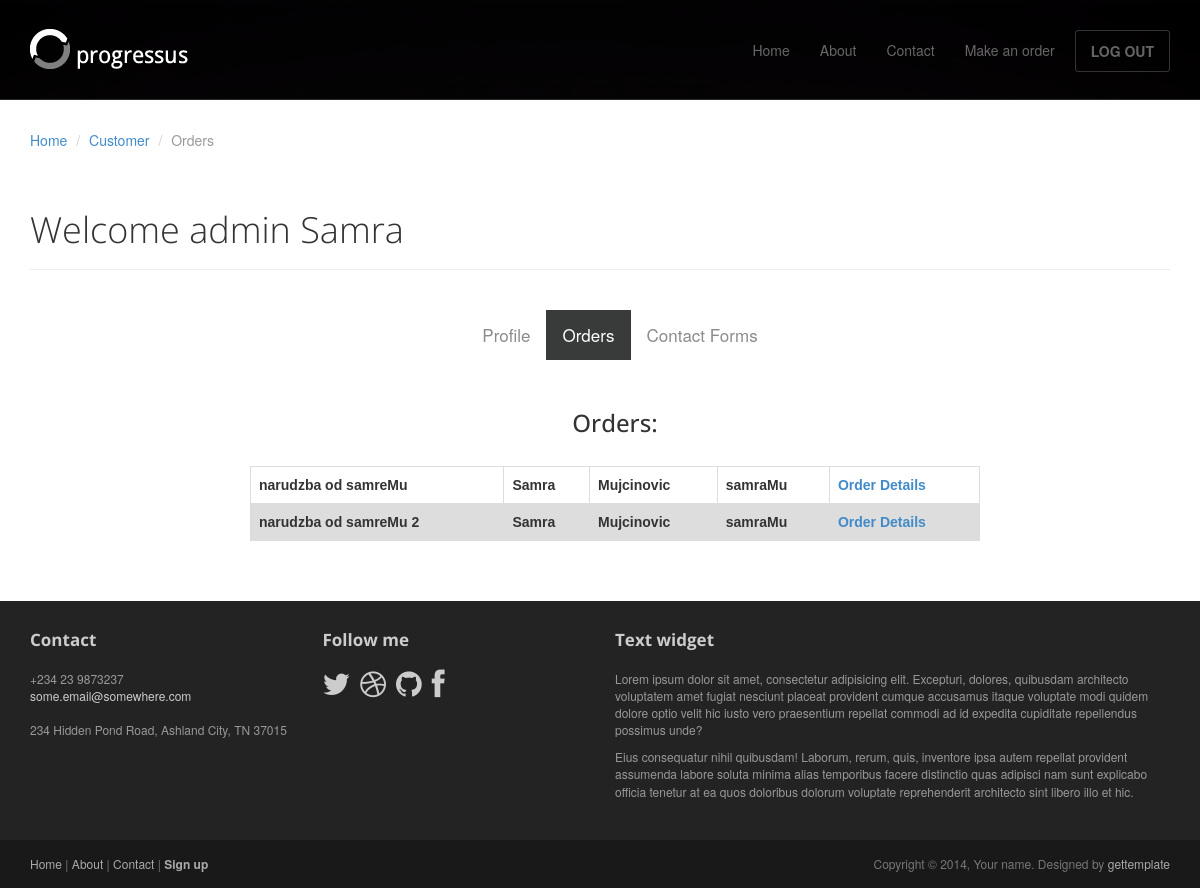
/listOrders/ (signed in), run on the app's committed database.
### printStudioApp/models.py (models this page shows, shortened)
class Order(models.Model):
    userID = models.ForeignKey(User, related_name="orders", on_delete=models.CASCADE)
    orderCode = models.CharField(max_length=15, blank=False)
    title = models.FileField(upload_to='media')
    print_type = models.CharField(max_length=10)
    bind_type = models.CharField(max_length=10)
    number_of_copies = models.IntegerField()
    color = models.CharField(max_length=20)
    created_at = models.DateTimeField(auto_now_add=False)
    class Meta:
        db_table = "printStudioApp_order"

### printStudioApp/decorators.py (the view)
        def wrapper_func(request, *args, **kwargs):
            group = None
            if request.user.groups.exists():
                group = request.user.groups.all()[0].name
            if group in allowed_roles:
                return view_func(request, *args, **kwargs)
            else:
                return HttpResponse('You are not authorized to view this page')

### printStudioApp/views.py (called while the page is built)
@unauthenticated_user
@login_required(login_url='login')
@allowed_users(['customer','admin'])
def listOrders(request):
    context = {}
    orders = Order.objects.all()
    if request.user.groups.all()[0].name == "admin":
        context = {'orders': orders }
    else:
        my_Orders = Order.objects.filter(userID = request.user.pk)
        context = {'orders':my_Orders }
    return render(request, 'listOrders.html', context)

### printStudioApp/templates/listOrders.html (shortened to what this page needs)
{% load static %}
<!DOCTYPE html>
<html lang="en">
<head>
	<link rel="stylesheet" href={% static 'css/bootstrap.min.css' %}>
	<link rel="stylesheet" href={% static 'css/font-awesome.min.css' %}>
	<link rel="stylesheet" href={% static 'css/bootstrap-theme.css' %} media="screen" >
	<link rel="stylesheet" href={% static 'css/main.css' %}>
</head>
<body>
	<div class="navbar navbar-inverse navbar-fixed-top headroom" >
		<div class="container">
			<div class="navbar-header">
				<a class="navbar-brand" href={% url 'home' %}><img src={% static 'images/logo.png' %} alt="Progressus HTML5 template"></a>
			</div>
			<div class="navbar-collapse collapse">
				<ul class="nav navbar-nav pull-right">
					<li><a href={% url 'home' %}>Home</a></li>
					<li><a href={% url 'about' %}>About</a></li>
					<li><a href={% url 'contactForm' %}>Contact</a></li>
					{% if request.user.is_authenticated %}
                    <li><a href={% url 'order' %}>Make an order</a></li>
						<li><a class="btn" href={% url 'logout' %}>LOG OUT</a></li>
					{% else %}
						<li><a href={% url 'login' %}>Make an order</a></li>
						<li><a class="btn" href={% url 'login' %}>SIGN IN / SIGN UP</a></li>
					{% endif %}
				</ul>
			</div>
		</div>
	</div>
	<header id="head" class="secondary"></header>
	<div class="container">
		<ol class="breadcrumb">
			<li><a href={% url 'home' %}>Home</a></li>
            {% if request.user.groups.all.0.name == "admin"%}
            <li><a href={% url 'adminn' %}>Admin</a></li>
            {% else %}
            <li><a href={% url 'customer' %}>Customer</a></li>
            {% endif %}
			<li class="active">Orders</li>
		</ol>
		  <br>
        <header class="page-header">
            <h1 class="page-title">Welcome admin {{request.user.first_name}}</h1>
        </header>
		<br>
		<div class="topnav justify-content-center">
			<ul class="navbar-nav abs-center-x">
				<li class="nav-item">
					<a href={% url 'userProfile' user.id %}>Profile</a>
				</li>
				<li class="nav-item">
					<a class="onCenter active" href={% url 'listOrders' %}>Orders</a>
				</li>
				<li class="nav-item">
					<a class="onCenter" href={% url 'listContactForms' %}>Contact Forms</a>
				</li>
			</ul>
		  </div>
        <br>
		<div class="container">
            <div class="col-sm-2 point-1">
            </div>
              <div class="col-sm-8 point-1">
                <h3>Orders:</h3>
                    <br>
                    <table>
                        {% for order in orders %}
                        <tr>
                            <th> {{ order.orderCode }} </th>
                            <th> {{ order.userID.first_name }} </th>
                            <th> {{ order.userID.last_name }} </th>
                            <th> {{ order.userID.username }} </th>
                            <th> <a href="{% url 'viewOrder' order.id %}">Order Details</a> </th>
                        </tr>
                        {% endfor %}
                    </table>
              </div>
              <div class="col-sm-2 point-1">
            </div>
        </div>
	</div>
	<footer id="footer" class="top-space">
		<div class="footer1">
			<div class="container">
				<div class="row">
					<div class="col-md-3 widget">
						<h3 class="widget-title">Contact</h3>
						<div class="widget-body">
							<p>+234 23 9873237<br>
								<a href="mailto:#">some.email@somewhere.com</a><br>
								<br>
								234 Hidden Pond Road, Ashland City, TN 37015
							</p>
						</div>
					</div>
					<div class="col-md-3 widget">
						<h3 class="widget-title">Follow me</h3>
						<div class="widget-body">
							<p class="follow-me-icons clearfix">
								<a href=""><i class="fa fa-twitter fa-2"></i></a>
								<a href=""><i class="fa fa-dribbble fa-2"></i></a>
								<a href=""><i class="fa fa-github fa-2"></i></a>
								<a href=""><i class="fa fa-facebook fa-2"></i></a>
							</p>
						</div>
					</div>
					<div class="col-md-6 widget">
						<h3 class="widget-title">Text widget</h3>
						<div class="widget-body">
							<p>Lorem ipsum dolor sit amet, consectetur adipisicing elit. Excepturi, dolores, quibusdam architecto voluptatem amet fugiat nesciunt placeat provident cumque accusamus itaque voluptate modi quidem dolore optio velit hic iusto vero praesentium repellat commodi ad id expedita cupiditate repellendus possimus unde?</p>
							<p>Eius consequatur nihil quibusdam! Laborum, rerum, quis, inventore ipsa autem repellat provident assumenda labore soluta minima alias temporibus facere distinctio quas adipisci nam sunt explicabo officia tenetur at ea quos doloribus dolorum voluptate reprehenderit architecto sint libero illo et hic.</p>
						</div>
					</div>
				</div>
			</div>
		</div>
		<div class="footer2">
			<div class="container">
				<div class="row">
					<div class="col-md-6 widget">
						<div class="widget-body">
							<p class="simplenav">
								<a href="#">Home</a> |
								<a href={% url 'about' %}>About</a> |
								<a href={% url 'contactForm' %}>Contact</a> |
								<b><a href={% url 'register' %}>Sign up</a></b>
							</p>
						</div>
					</div>
					<div class="col-md-6 widget">
						<div class="widget-body">
							<p class="text-right">
								Copyright &copy; 2014, Your name. Designed by <a href="http://gettemplate.com/" rel="designer">gettemplate</a>
							</p>
						</div>
					</div>
				</div>
			</div>
		</div>
	</footer>
</body>
</html>

### static/css/main.css (style rules this page uses)
#head { background:#181015 url( ../images/bg_header.jpg) no-repeat; background-size: cover; min-height:520px; text-align: center; padding-top:240px; color:white; font-family:"Open sans", Helvetica, Arial; font-weight:300; }
#head.secondary { height:100px; min-height: 100px; padding-top:0px; }
.headroom { -webkit-transition: all 0.4s ease-out; -moz-transition: all 0.4s ease-out; -o-transition: all 0.4s ease-out; transition: all 0.4s ease-out; }
h1, h2, h3, h4, h5, h6 { font-family:"Open sans", Helvetica, Arial; }
h1, .h1, h2, .h2, h3, .h3 { margin-top:30px; }
.page-title { margin-top:20px; font-weight:300; }
.breadcrumb { background:none; padding:0; margin:30px 0 0px 0; }
.top-space { margin-top: 60px; }
img { max-width:100%; }
.footer1 { background: #232323; padding: 30px 0 0 0; font-size: 12px; color: #999; }
.footer1 a { color: #ccc; }
.footer1 .widget { margin-bottom:30px; }
.footer1 .widget-title { font-size: 17px; font-weight: bold; color: #ccc; margin: 0 0 20px; }
.follow-me-icons { font-size:30px; }
.follow-me-icons i { float:left; margin:0 10px 0 0; }
.footer2 { background: #191919; padding: 15px 0; color: #777; font-size: 12px; }
.footer2 a { color: #aaa; }
.footer2 p { margin: 0; }

### printStudioApp/templates/listOrders.html (style rules this page uses)
.topnav .navbar-nav { display: inline-block; float: none; vertical-align: top; }
.topnav { text-align: center; }
.topnav { overflow: hidden; background-color: white; }
.topnav a { float: left; color: #8d8a8a; text-align: center; padding: 14px 16px; text-decoration: none; font-size: 17px; }
.topnav a.active { background-color: #383b3a; color: white; }
.onCenter { margin: 0 auto; }
.nav-item { list-style-type: none; }
.point-1 { text-align: center; }
table { font-family: arial, sans-serif; border-collapse: collapse; width: 100%; }
td, th { border: 1px solid #dddddd; text-align: left; padding: 8px; }
tr:nth-child(even) { background-color: #dddddd; }

### data on the page
Order: orderCode "narudzba od samreMu", userID.first_name "Samra", userID.last_name "Mujcinovic", userID.username "samraMu"
Order: orderCode "narudzba od samreMu 2", userID.first_name "Samra", userID.last_name "Mujcinovic", userID.username "samraMu"

### other printed values
{{ request.user.first_name }} "Samra"
